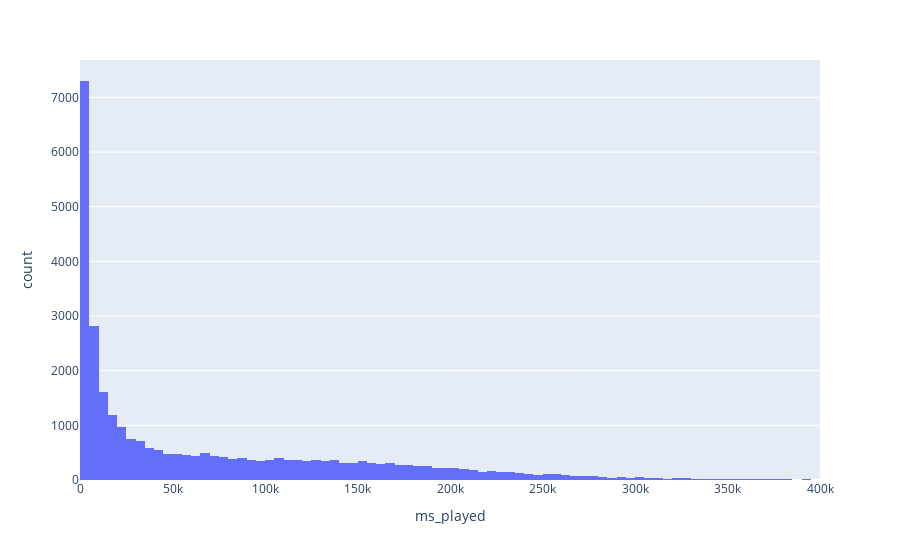

This figure's notebook cell:
### Code cell
import plotly.express as px

skipped_ms_played = df[(df["skipped"]==True) & (df["ms_played"]<400000)]["ms_played"]
non_skipped_ms_played = df[(df["skipped"]==False) & (df["ms_played"]<400000)]

px.histogram(skipped_ms_played, x="ms_played")

### Figure 1 — Plotly figure (JSON) as saved in the notebook; plotly's stock layout.template omitted (floating-point values rounded to 4 significant figures; data arrays with more than 128 entries replaced by an {"elided": "..."} marker saying what was removed)
{"data": [{"alignmentgroup": "True", "bingroup": "x", "hovertemplate": "ms_played=%{x}<br>count=%{y}<extra></extra>", "legendgroup": "", "marker": {"color": "#636efa", "pattern": {"shape": ""}}, "name": "", "offsetgroup": "", "orientation": "v", "showlegend": false, "type": "histogram", "x": {"elided": "30184 int values"}, "xaxis": "x", "yaxis": "y"}], "layout": {"barmode": "relative", "legend": {"tracegroupgap": 0}, "margin": {"t": 60}, "xaxis": {"anchor": "y", "domain": [0, 1], "title": {"text": "ms_played"}}, "yaxis": {"anchor": "x", "domain": [0, 1], "title": {"text": "count"}}}}
